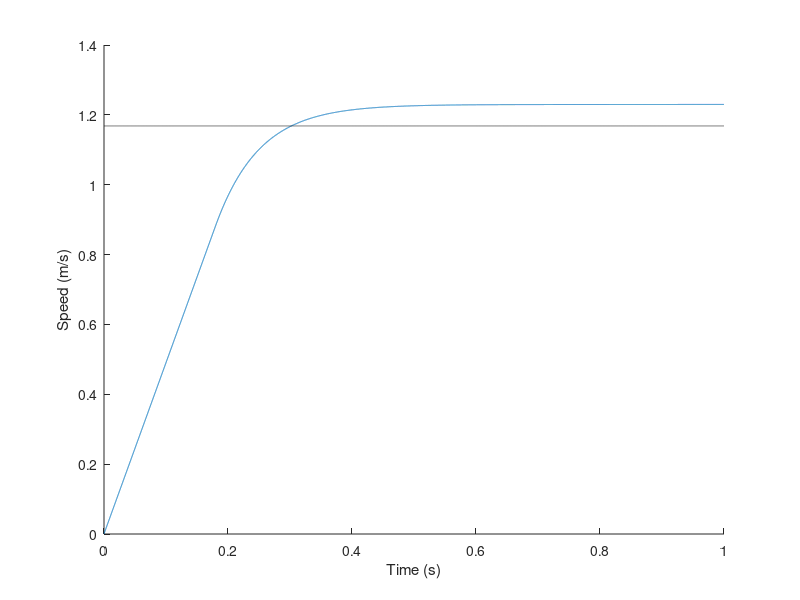

Source code (MATLAB):
clc; clear; close all;

% General params
NUM_MODULES = 3;
ROBOT_MASS = 6; % kg
CoF = 0.5;
friction_cutoff = CoF * ROBOT_MASS * 9.8; % N

% Module params
WHEEL_DIA = 2.375 * 2.54 / 100; % m
GEAR_REDUCTION = 0.75; % 1:GEAR_REDUCTION
SPEED_LOSS_CONSTANT = 0.8;

% Motor params
STALL_TORQUE = 1.4; %N*m Phidgets 3258E_0 10:1
FREE_RPM = 365; %RPM Phidgets 3258E_0 10:1
p = polyfit([0; FREE_RPM], [STALL_TORQUE; 0], 1);

% Sim params
SIM_SECONDS = 1;
SIM_TIMESTEP = 0.0001; % s
sim_num_timesteps = SIM_SECONDS / SIM_TIMESTEP;

%% Shared calcs
max_rpm_loaded = SPEED_LOSS_CONSTANT * FREE_RPM;
max_speed_loaded = (max_rpm_loaded / 60 / GEAR_REDUCTION) * pi * WHEEL_DIA;
stall_force_at_wheel = STALL_TORQUE * GEAR_REDUCTION / (WHEEL_DIA/2); % N

%% Calculating linear specs
max_linear_accel = NUM_MODULES * stall_force_at_wheel / ROBOT_MASS;

loaded_torque = polyval(p, max_rpm_loaded);
loaded_force = loaded_torque * GEAR_REDUCTION / (WHEEL_DIA/2);

% back calculating the resistance factor
resistance_factor = loaded_force / max_speed_loaded; % N / m/s
resistance_factor_t = resistance_factor * (WHEEL_DIA/2) / GEAR_REDUCTION; % N*m / m/s

cur_speed = 0;
cur_rpm = cur_speed / pi / WHEEL_DIA * GEAR_REDUCTION * 60;
cur_time = 0;
speeds = zeros(sim_num_timesteps, 1);
times = zeros(sim_num_timesteps, 1);
zero2speed = 0;
for i=1:sim_num_timesteps
    torque = polyval(p, cur_rpm);
    torque = torque - cur_speed * resistance_factor_t;
    force = NUM_MODULES * torque * GEAR_REDUCTION / (WHEEL_DIA/2);
    
    % limit force based on friction
    if force > friction_cutoff
        force = friction_cutoff;
    end
    
    % calculate change in speed for this timestep
    accel = force / ROBOT_MASS;
    d_speed = accel * SIM_TIMESTEP;
    
    cur_speed = cur_speed + d_speed;
    cur_rpm = cur_rpm + d_speed / WHEEL_DIA / pi * GEAR_REDUCTION * 60;
    
    % save zero to 95% speed time
    if zero2speed == 0 && cur_speed >= 0.95 * max_speed_loaded
        zero2speed = cur_time;
    end
    
    speeds(i) = cur_speed;
    times(i) = cur_time;
    
    cur_time = cur_time + SIM_TIMESTEP;
end

figure(1);
hold on;
plot(times, speeds);
plot(times, ones(size(times)) * 0.95 * max_speed_loaded, 'k--');
xlabel('Time (s)');
ylabel('Speed (m/s)');
hold off;

disp(['Max linear speed: ', num2str(max_speed_loaded), ' m/s']);
disp(['Max linear acceleration: ', num2str(max_linear_accel), ' m/s^2']);
disp(['Zero to 95% max speed in: ', num2str(zero2speed), ' s']);

%% Calculating rotation specs
module_radius = 0.2; % m
max_speed_rot = max_speed_loaded / module_radius;
MOI = 3 * ROBOT_MASS/3 * module_radius^2;
rotational_torque = 3*module_radius*stall_force_at_wheel;
rotational_accel = rotational_torque/MOI;

disp(['Max rotational speed: ', num2str(max_speed_rot), ' rad/s']);
disp(['Max rotational acceleration: ', num2str(rotational_accel), ' rad/s^2']);
